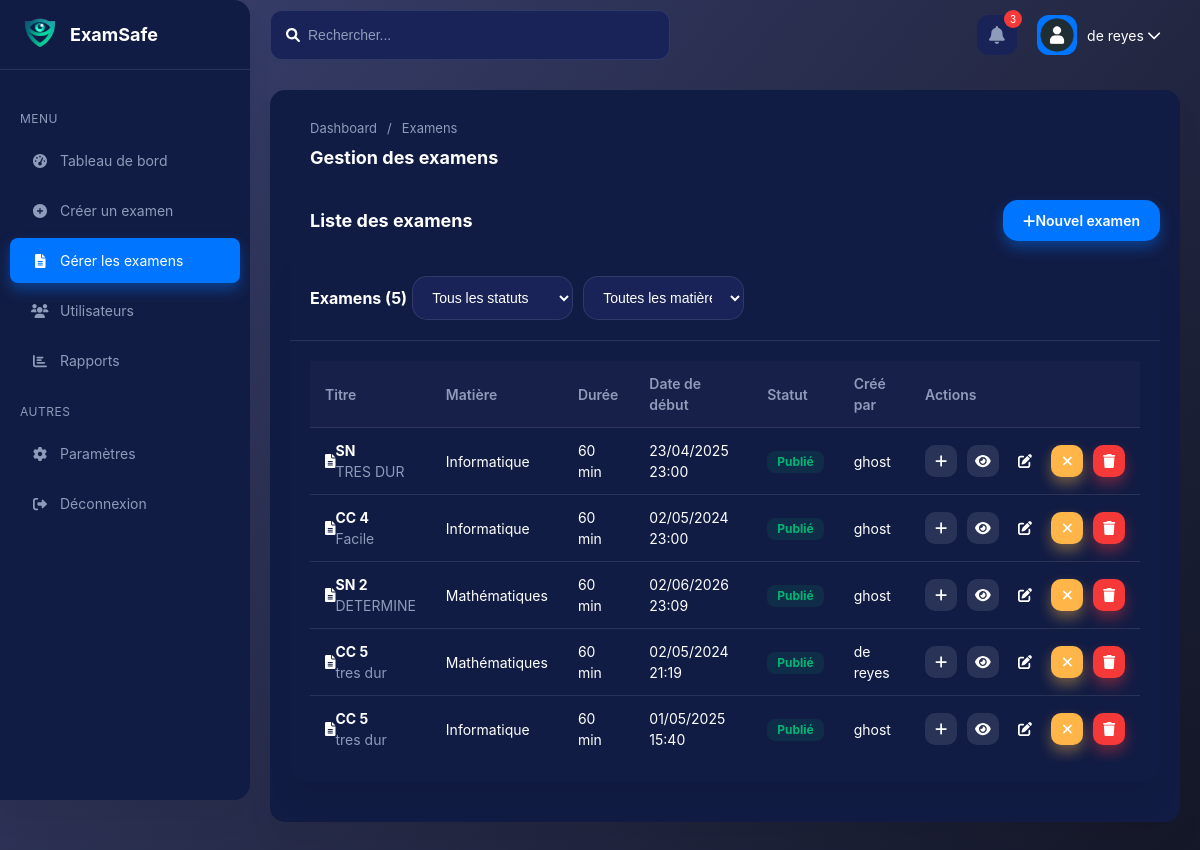
/admin/manage-exams.php (signed in), run on the app's committed database.
### tables this page shows
CREATE TABLE `exams` (
  `id` int NOT NULL,
  `title` varchar(255) NOT NULL,
  `description` text,
  `subject` int NOT NULL,
  `course_id` int DEFAULT NULL,
  `duration` int NOT NULL COMMENT 'en minutes',
  `passing_score` int NOT NULL COMMENT 'en pourcentage',
  `start_date` datetime DEFAULT NULL,
  `end_date` datetime DEFAULT NULL,
  `is_proctored` tinyint(1) NOT NULL DEFAULT '0',
  `status` enum('draft','published','scheduled','completed') NOT NULL DEFAULT 'draft',
  `created_by` int DEFAULT NULL,
  `created_at` datetime NOT NULL DEFAULT CURRENT_TIMESTAMP,
  `updated_at` datetime DEFAULT NULL ON UPDATE CURRENT_TIMESTAMP,
  `teacher_id` int DEFAULT NULL,
  `has_essay` int DEFAULT NULL,
  `randomize_questions` int DEFAULT NULL,
  `show_results` int DEFAULT NULL,
  `allow_retake` int DEFAULT NULL,
  `max_retakes` int DEFAULT NULL,
  `enable_face_recognition` int DEFAULT NULL,
  `enable_eye_tracking` int DEFAULT NULL,
  `enable_audio_monitoring` int DEFAULT NULL,
  `enable_screen_monitoring` int DEFAULT NULL,
  `question_count` int DEFAULT NULL,
  `proctoring_enabled` int DEFAULT NULL,
  `proctoring_settings` json DEFAULT NULL
);

CREATE TABLE `subjects` (
  `id` int NOT NULL,
  `name` varchar(100) NOT NULL,
  `description` text,
  `created_at` datetime NOT NULL DEFAULT CURRENT_TIMESTAMP,
  `updated_at` datetime DEFAULT NULL ON UPDATE CURRENT_TIMESTAMP
);

CREATE TABLE `users` (
  `id` int NOT NULL,
  `username` varchar(50) DEFAULT 'user',
  `password` varchar(255) NOT NULL,
  `email` varchar(100) NOT NULL,
  `first_name` varchar(50) DEFAULT 'user_firstname',
  `last_name` varchar(50) DEFAULT 'user_lastname',
  `role` enum('admin','teacher','student') NOT NULL DEFAULT 'student',
  `role_id` int DEFAULT NULL,
  `status` enum('active','inactive','suspended') NOT NULL DEFAULT 'active',
  `profile_image` varchar(255) DEFAULT NULL,
  `created_at` datetime NOT NULL DEFAULT CURRENT_TIMESTAMP,
  `updated_at` datetime DEFAULT NULL ON UPDATE CURRENT_TIMESTAMP,
  `last_login` datetime DEFAULT NULL,
  `full_name` text NOT NULL,
  `teacher_id` int DEFAULT NULL,
  `created_by` int DEFAULT NULL,
  `updated_by` text,
  `phone` double DEFAULT NULL,
  `bio` text
);

### admin/manage-exams.php (the view, shortened to what this page needs)
<?php
require_once '../includes/auth.php';
$page = isset($_GET['page']) ? (int)$_GET['page'] : 1;
$limit = 10;
$offset = ($page - 1) * $limit;
$sql = "SELECT e.*, s.name as subject_name, u.username as creator_name
        FROM exams e
        LEFT JOIN subjects s ON e.subject = s.id
        LEFT JOIN users u ON e.created_by = u.id
        WHERE 1=1";
$countSql = "SELECT COUNT(*) as total FROM exams WHERE 1=1";
$params = [];
$types = "";
$sql .= " ORDER BY e.created_at DESC LIMIT ?, ?";
$params[] = $offset;
$params[] = $limit;
$types .= "ii";
$stmt = $conn->prepare($sql);
if (!empty($params)) {
    $stmt->bind_param($types, ...$params);
}
$stmt->execute();
$exams = $stmt->get_result()->fetch_all(MYSQLI_ASSOC);
$countStmt = $conn->prepare($countSql);
$countStmt->execute();
$totalExams = $countStmt->get_result()->fetch_assoc()['total'];
$pageTitle = "Gestion des examens";
include 'includes/header.php';
?>
<div class="card mb-20">
    <div class="card-body">
        <div class="admin-header">
            <div>
                <div class="page-path">
                    <a href="index.php">Dashboard</a>
                    <span class="separator">/</span>
                    <span>Examens</span>
                </div>
                <h1 class="page-title"><?php echo $pageTitle; ?></h1>
            </div>
        </div>
        <div class="main-content">
            <div class="section-header">
                <h2 class="section-title" style="margin-left: 20px;">Liste des examens</h2>
                <div class="section-actions">
                    <a href="create-exam.php" class="btn btn-primary">
                        <i class="fas fa-plus"></i> Nouvel examen
                    </a>
                </div>
            </div>
            <div class="card">
                <div class="card-header">
                    <div class="d-flex justify-content-between align-items-center">
                        <h3 class="card-title" style="margin-right: 5px;">Examens (<?php echo $totalExams; ?>)</h3>
                        <div class="d-flex gap-10">
                            <select id="statusFilter" class="form-control">
                                <option value="">Tous les statuts</option>
                            </select>
                            <select id="subjectFilter" class="form-control">
                                <option value="">Toutes les matières</option>
                            </select>
                        </div>
                    </div>
                </div>
                <div class="card-body">
                    <div class="table-responsive">
                        <table class="admin-table">
                            <thead>
                                <tr>
                                    <th>Titre</th>
                                    <th>Matière</th>
                                    <th>Durée</th>
                                    <th>Date de début</th>
                                    <th>Statut</th>
                                    <th>Créé par</th>
                                    <th>Actions</th>
                                </tr>
                            </thead>
                            <tbody>
                                <?php if (empty($exams)): ?>
                                    <tr>
                                        <td colspan="7" class="text-center">Aucun examen trouvé.</td>
                                    </tr>
                                <?php else: ?>
                                    <?php foreach ($exams as $exam): ?>
                                        <tr>
                                            <td>
                                                <div class="d-flex align-items-center">
                                                    <div class="exam-icon">
                                                        <i class="fas fa-file-alt"></i>
                                                    </div>
                                                    <div>
                                                        <div class="font-bold"><?php echo htmlspecialchars($exam['title']); ?></div>
                                                        <div class="text-muted"><?php echo substr(htmlspecialchars($exam['description']), 0, 50) . (strlen($exam['description']) > 50 ? '...' : ''); ?></div>
                                                    </div>
                                                </div>
                                            </td>
                                            <td><?php echo htmlspecialchars($exam['subject_name']); ?></td>
                                            <td><?php echo $exam['duration']; ?> min</td>
                                            <td>
                                                <?php
                                                    echo !empty($exam['start_date'])
                                                        ? date('d/m/Y H:i', strtotime($exam['start_date']))
                                                        : 'Non défini';
                                                ?>
                                            </td>
                                            <td>
                                                <?php
                                                    $statusClass = '';
                                                    $statusText = '';
                                                    switch ($exam['status']) {
                                                        case 'published':
                                                            $statusClass = 'badge-success';
                                                            $statusText = 'Publié';
                                                            break;
                                                    }
                                                ?>
                                                <span class="badge <?php echo $statusClass; ?>"><?php echo $statusText; ?></span>
                                            </td>
                                            <td><?php echo htmlspecialchars($exam['creator_name']); ?></td>
                                            <td>
                                                <div class="d-flex gap-10">
                                                <a href="add-questions.php?exam_id=<?php echo $exam['id']; ?>" class="btn btn-icon-sm btn-secondary" title="Ajouter des questions">
                                                        <i class="fas fa-plus"></i>
                                                    </a>
                                                    <a href="view-exam.php?id=<?php echo $exam['id']; ?>" class="btn btn-icon-sm btn-secondary" title="Voir">
                                                        <i class="fas fa-eye"></i>
                                                    </a>
                                                    <a href="edit-exam.php?id=<?php echo $exam['id']; ?>" class="btn btn-icon-sm btn-info" title="Modifier">
                                                        <i class="fas fa-edit"></i>
                                                    </a>
                                                    <?php if ($exam['status'] === 'draft' || $exam['status'] === 'scheduled'): ?>
                                                        <a href="manage-exams.php?action=publish&id=<?php echo $exam['id']; ?>" class="btn btn-icon-sm btn-success" title="Publier" onclick="return confirm('Êtes-vous sûr de vouloir publier cet examen ?');">
                                                            <i class="fas fa-check"></i>
                                                        </a>
                                                    <?php elseif ($exam['status'] === 'published'): ?>
                                                        <a href="manage-exams.php?action=unpublish&id=<?php echo $exam['id']; ?>" class="btn btn-icon-sm btn-warning" title="Dépublier" onclick="return confirm('Êtes-vous sûr de vouloir dépublier cet examen ?');">
                                                            <i class="fas fa-times"></i>
                                                        </a>
                                                    <?php endif; ?>
                                                    <a href="manage-exams.php?action=delete&id=<?php echo $exam['id']; ?>" class="btn btn-icon-sm btn-danger" title="Supprimer" onclick="return confirm('Êtes-vous sûr de vouloir supprimer cet examen ? Cette action est irréversible.');">
                                                        <i class="fas fa-trash"></i>
                                                    </a>
                                                </div>
                                            </td>
                                        </tr>
                                    <?php endforeach; ?>
                                <?php endif; ?>
                            </tbody>
                        </table>
                    </div>
                </div>
            </div>
        </div>
    </div>
</div>

### assets/css/admin.css (style rules this page uses)
:root { --primary-color: #0075ff; --primary-hover: #0061d5; --secondary-color: #344767; --background-dark: #0f1535; --background-card: #111c44; --background-card-light: #1a2357; --text-color: #ffffff; --text-muted: #8f9bba; --success-color: #01b574; --danger-color: #f53939; --warning-color: #ffb547; --info-color: #0075ff; --border-color: #2d3867; --sidebar-width: 250px; --header-height: 70px; --border-radius: 15px; --card-shadow: 0 20px 27px 0 rgba(0, 0, 0, 0.05); --transition: all 0.3s ease; }
* { margin: 0; padding: 0; box-sizing: border-box; }
body { font-family: "Plus Jakarta Display", -apple-system, BlinkMacSystemFont, "Segoe UI", Roboto, Oxygen, Ubuntu, Cantarell, "Open Sans", "Helvetica Neue", sans-serif; background-color: var(--background-dark); background-image: linear-gradient(310deg, #141727 0%, #3a416f 100%); color: var(--text-color); line-height: 1.5; font-size: 14px; min-height: 100vh; }
a { text-decoration: none; color: inherit; }
.admin-header { height: var(--header-height); display: flex; align-items: center; justify-content: space-between; padding: 0 20px; margin-bottom: 20px; }
.page-path { display: flex; align-items: center; gap: 5px; color: var(--text-muted); font-size: 13px; }
.page-path a { color: var(--text-muted); transition: var(--transition); }
.page-path .separator { margin: 0 5px; }
.page-title { font-size: 18px; font-weight: 700; color: var(--text-color); margin-top: 5px; }
.section-header { display: flex; justify-content: space-between; align-items: center; margin-bottom: 15px; }
.section-title { font-size: 18px; font-weight: 700; color: var(--text-color); }
.section-actions { display: flex; gap: 10px; }
.card { background-color: var(--background-card); border-radius: var(--border-radius); box-shadow: var(--card-shadow); margin-bottom: 20px; overflow: hidden; }
.card-header { padding: 20px; border-bottom: 1px solid rgba(255, 255, 255, 0.1); display: flex; justify-content: space-between; align-items: center; }
.card-title { font-size: 16px; font-weight: 700; color: var(--text-color); }
.card-body { padding: 20px; }
.table-responsive { overflow-x: auto; }
.admin-table { width: 100%; border-collapse: collapse; }
.admin-table th, .admin-table td { padding: 12px 15px; text-align: left; border-bottom: 1px solid rgba(255, 255, 255, 0.1); }
.admin-table th { font-weight: 600; color: var(--text-muted); background-color: rgba(255, 255, 255, 0.02); }
.admin-table tbody tr { transition: var(--transition); }
.admin-table tbody tr:last-child td { border-bottom: none; }
.badge { display: inline-block; padding: 5px 10px; font-size: 12px; font-weight: 700; border-radius: 8px; line-height: 1; }
.badge-success { background-color: rgba(1, 181, 116, 0.1); color: var(--success-color); }
.form-control { width: 100%; padding: 12px 15px; border: 1px solid rgba(255, 255, 255, 0.1); border-radius: 15px; background-color: var(--background-card-light); color: var(--text-color); font-size: 14px; transition: border-color 0.15s ease-in-out; }
.form-control::placeholder { color: var(--text-muted); }
.btn { display: inline-flex; align-items: center; justify-content: center; padding: 10px 20px; font-size: 14px; font-weight: 600; border-radius: 15px; border: none; cursor: pointer; transition: all 0.3s ease; }
.btn-primary { background-color: var(--primary-color); color: white; box-shadow: 0 7px 14px rgba(0, 117, 255, 0.4); }
.btn-secondary { background-color: rgba(255, 255, 255, 0.1); color: var(--text-color); }
.btn-danger { background-color: var(--danger-color); color: white; box-shadow: 0 7px 14px rgba(245, 57, 57, 0.4); }
.btn-warning { background-color: var(--warning-color); color: white; box-shadow: 0 7px 14px rgba(255, 181, 71, 0.4); }
.btn-icon-sm { width: 32px; height: 32px; padding: 0; border-radius: 10px; }
.d-flex { display: flex; }
.align-items-center { align-items: center; }
.justify-content-between { justify-content: space-between; }
.gap-10 { gap: 10px; }
.mb-20 { margin-bottom: 20px; }
.text-muted { color: var(--text-muted); }
.font-bold { font-weight: 700; }

### data on the page
exams: title "SN", description "TRES DUR", subject.name "Informatique", duration "60", start_date "23/04/2025 23:00", status "Publié", created_by.username "ghost"
exams: title "CC 4", description "Facile", subject.name "Informatique", duration "60", start_date "02/05/2024 23:00", status "Publié", created_by.username "ghost"
exams: title "SN 2", description "DETERMINE", subject.name "Mathématiques", duration "60", start_date "02/06/2026 23:09", status "Publié", created_by.username "ghost"
exams: title "CC 5", description "tres dur", subject.name "Mathématiques", duration "60", start_date "02/05/2024 21:19", status "Publié", created_by.username "de reyes"
exams: title "CC 5", description "tres dur", subject.name "Informatique", duration "60", start_date "01/05/2025 15:40", status "Publié", created_by.username "ghost"

### other printed values
$_SESSION['username'] "de reyes"
$pageTitle "Gestion des examens"
$totalExams "5"
